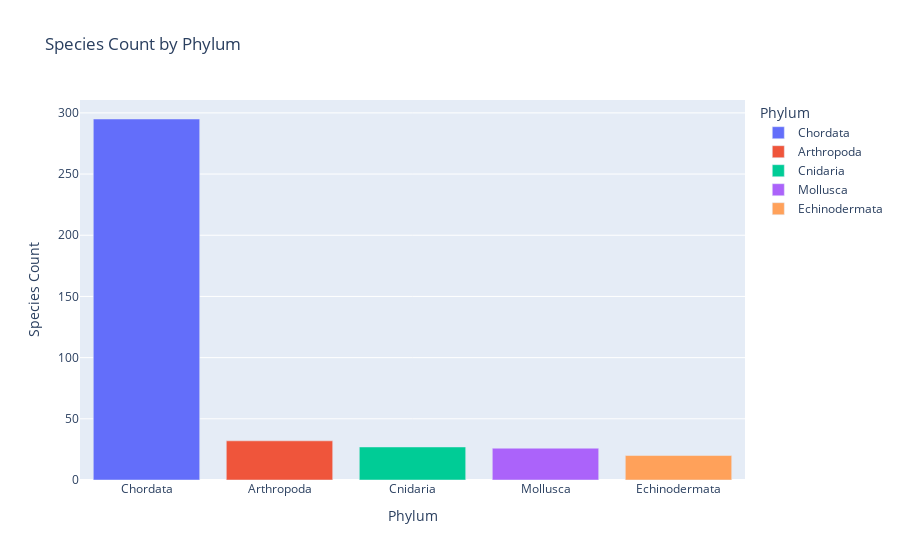

Source (notebook cell):
### Code cell
import plotly.express as px

# Create a dataframe for phylum counts
phylum_count = dataset['phylum'].value_counts().reset_index()
phylum_count.columns = ['phylum', 'count']


fig_phylum = px.bar(phylum_count, x='phylum', y='count',
                    title='Species Count by Phylum',
                    labels={'phylum': 'Phylum', 'count': 'Species Count'},
                    color='phylum')  
fig_phylum.show()

### Figure 1 — Plotly figure (JSON) as saved in the notebook; plotly's stock layout.template omitted (floating-point values rounded to 4 significant figures)
{"data": [{"alignmentgroup": "True", "hovertemplate": "Phylum=%{x}<br>Species Count=%{y}<extra></extra>", "legendgroup": "Chordata", "marker": {"color": "#636efa", "pattern": {"shape": ""}}, "name": "Chordata", "offsetgroup": "Chordata", "orientation": "v", "showlegend": true, "textposition": "auto", "type": "bar", "x": ["Chordata"], "xaxis": "x", "y": [295], "yaxis": "y"}, {"alignmentgroup": "True", "hovertemplate": "Phylum=%{x}<br>Species Count=%{y}<extra></extra>", "legendgroup": "Arthropoda", "marker": {"color": "#EF553B", "pattern": {"shape": ""}}, "name": "Arthropoda", "offsetgroup": "Arthropoda", "orientation": "v", "showlegend": true, "textposition": "auto", "type": "bar", "x": ["Arthropoda"], "xaxis": "x", "y": [32], "yaxis": "y"}, {"alignmentgroup": "True", "hovertemplate": "Phylum=%{x}<br>Species Count=%{y}<extra></extra>", "legendgroup": "Cnidaria", "marker": {"color": "#00cc96", "pattern": {"shape": ""}}, "name": "Cnidaria", "offsetgroup": "Cnidaria", "orientation": "v", "showlegend": true, "textposition": "auto", "type": "bar", "x": ["Cnidaria"], "xaxis": "x", "y": [27], "yaxis": "y"}, {"alignmentgroup": "True", "hovertemplate": "Phylum=%{x}<br>Species Count=%{y}<extra></extra>", "legendgroup": "Mollusca", "marker": {"color": "#ab63fa", "pattern": {"shape": ""}}, "name": "Mollusca", "offsetgroup": "Mollusca", "orientation": "v", "showlegend": true, "textposition": "auto", "type": "bar", "x": ["Mollusca"], "xaxis": "x", "y": [26], "yaxis": "y"}, {"alignmentgroup": "True", "hovertemplate": "Phylum=%{x}<br>Species Count=%{y}<extra></extra>", "legendgroup": "Echinodermata", "marker": {"color": "#FFA15A", "pattern": {"shape": ""}}, "name": "Echinodermata", "offsetgroup": "Echinodermata", "orientation": "v", "showlegend": true, "textposition": "auto", "type": "bar", "x": ["Echinodermata"], "xaxis": "x", "y": [20], "yaxis": "y"}], "layout": {"barmode": "relative", "legend": {"title": {"text": "Phylum"}, "tracegroupgap": 0}, "title": {"text": "Species Count by Phylum"}, "xaxis": {"anchor": "y", "categoryarray": ["Chordata", "Arthropoda", "Cnidaria", "Mollusca", "Echinodermata"], "categoryorder": "array", "domain": [0, 1], "title": {"text": "Phylum"}}, "yaxis": {"anchor": "x", "domain": [0, 1], "title": {"text": "Species Count"}}}}
